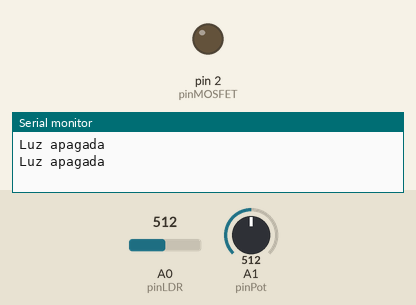
This sketch was run on a simulated Arduino Uno, built with avr-gcc and run on an emulated ATmega328P. Parts: output pins drawn as LEDs (lit = HIGH), the last lines printed to the serial monitor. The inputs (shaded band) are chosen by the test bench; at power-on: A1 (pinPot) = 512, A0 (pinLDR) = 512.

Above: at 1.2 s.
1.3 s: A1 (pinPot) set to 529
At 3.2 s:
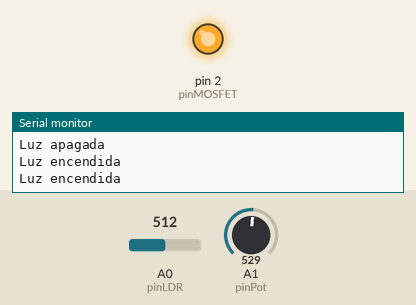
3.5 s: A1 (pinPot) set to 511
At 4.9 s:
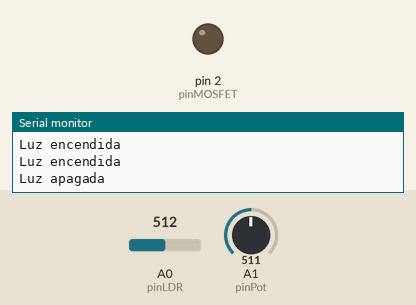
5.5 s: A1 (pinPot) set to 716
At 6.5 s:
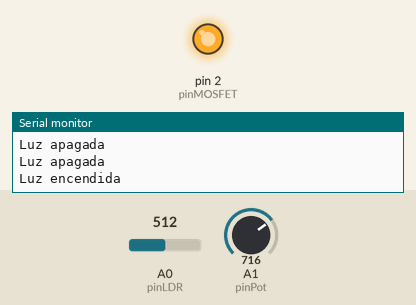
Timing chart, 0 to 8.5 s (numbered marks = the images above; inputs shaded):
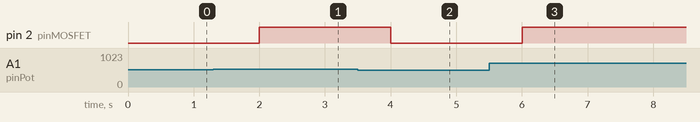

The sketch:

E2.ino
```cpp
/*---------------------------------------------
  Curso de Desarrollo IoT
  Módulo: Makers
  Clase: 7
  Ejercicio: 2
  Mini proyecto: Luces con interruptor crepuscular

  PINOUT:
  (Módulo MOSFET):
  SIG -> D2

  (Potenciometro):
  S -> A1

  (LDR):
  S -> A0
---------------------------------------------*/

// Definición de pines
const int pinLDR = A0;        // Pin analógico para el LDR
const int pinPot = A1;        // Pin analógico para el potenciómetro
const int pinMOSFET = 2;      // Pin digital para el control del MOSFET

// Variables
int valorLDR = 0;        // Valor del LDR (0-1023)
int valorPot = 0;        // Valor del potenciómetro (0-1023)
int umbral = 0;          // Umbral de iluminación

void setup() {
  pinMode(pinLDR, INPUT);
  pinMode(pinPot, INPUT);
  pinMode(pinMOSFET, OUTPUT);

  // Inicialización del umbral con el valor inicial del potenciómetro
  valorPot = analogRead(pinPot);
  umbral = map(valorPot, 0, 1023, 0, 1023);

  Serial.begin(9600);
}

void loop() {
  // Lecturas de los sensores
  valorLDR = analogRead(pinLDR);
  valorPot = analogRead(pinPot);

  // Actualizar el umbral con el valor actual del potenciómetro
  umbral = map(valorPot, 0, 1023, 0, 1023);

  // Encender o apagar la luz según la iluminación
  if (valorLDR < umbral) {
    digitalWrite(pinMOSFET, HIGH);  // Encender la luz
    Serial.println("Luz encendida");
  } else {
    digitalWrite(pinMOSFET, LOW);   // Apagar la luz
    Serial.println("Luz apagada");
  }

  delay(1000);  // Pausa para evitar lecturas rápidas
}
```

Measured:
- the behaviour switches between 512 and 513 on A1 (pinPot) (found by bisection; images 0 and 1)
- after the input at 1.3 s, pin 2 (pinMOSFET): LOW → HIGH after 0.70 s
- after the input at 3.5 s, pin 2 (pinMOSFET): HIGH → LOW after 0.50 s
- after the input at 5.5 s, pin 2 (pinMOSFET): LOW → HIGH after 0.50 s
